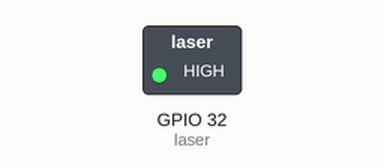
The program below on a simulated ESP32 board running MicroPython. Parts: switched loads named in the program (green lamp = pin HIGH). Dashed ring = blinking. What the program prints to the serial console is not drawn.

Above: at 0.5 s.
Timing chart, 0 to 4.6 s (numbered marks = the images above):
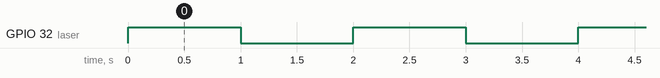

The program:

KY-008.py
```python
from machine import Pin
import time

laser = Pin(32, Pin.OUT)

while True:
    laser.value(1)
    print("Laser ON")
    time.sleep(1)
    laser.value(0)
    print("Laser OFF")
    time.sleep(1)
    
```

Measured:
- by itself, GPIO 32 (laser): alternates HIGH for 1.0 s and LOW for 1.0 s
